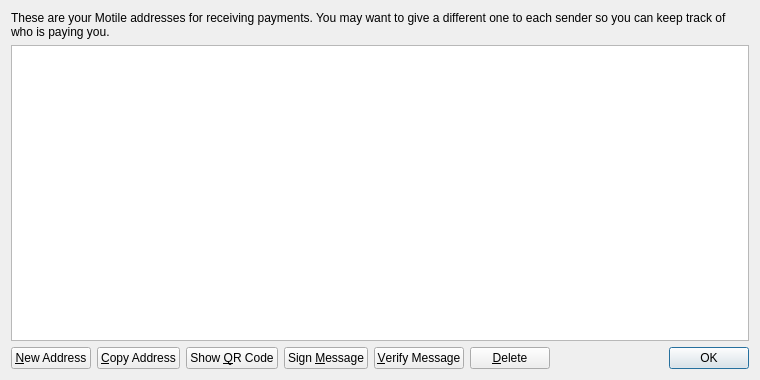
<?xml version="1.0" encoding="UTF-8"?>
<ui version="4.0">
 <class>AddressBookPage</class>
 <widget class="QWidget" name="AddressBookPage">
  <property name="geometry">
   <rect>
    <x>0</x>
    <y>0</y>
    <width>760</width>
    <height>380</height>
   </rect>
  </property>
  <property name="windowTitle">
   <string>Address Book</string>
  </property>
  <layout class="QVBoxLayout" name="verticalLayout">
   <item>
    <widget class="QLabel" name="labelExplanation">
     <property name="text">
      <string>These are your Motile addresses for receiving payments. You may want to give a different one to each sender so you can keep track of who is paying you.</string>
     </property>
     <property name="textFormat">
      <enum>Qt::PlainText</enum>
     </property>
     <property name="wordWrap">
      <bool>true</bool>
     </property>
    </widget>
   </item>
   <item>
    <widget class="QTableView" name="tableView">
     <property name="contextMenuPolicy">
      <enum>Qt::CustomContextMenu</enum>
     </property>
     <property name="toolTip">
      <string>Double-click to edit address or label</string>
     </property>
     <property name="tabKeyNavigation">
      <bool>false</bool>
     </property>
     <property name="selectionMode">
      <enum>QAbstractItemView::SingleSelection</enum>
     </property>
     <property name="selectionBehavior">
      <enum>QAbstractItemView::SelectRows</enum>
     </property>
     <property name="sortingEnabled">
      <bool>true</bool>
     </property>
     <attribute name="verticalHeaderVisible">
      <bool>false</bool>
     </attribute>
    </widget>
   </item>
   <item>
    <layout class="QHBoxLayout" name="horizontalLayout">
     <item>
      <widget class="QPushButton" name="newAddressButton">
       <property name="toolTip">
        <string>Create a new address</string>
       </property>
       <property name="text">
        <string>&amp;New Address</string>
       </property>
      </widget>
     </item>
     <item>
      <widget class="QPushButton" name="copyToClipboard">
       <property name="toolTip">
        <string>Copy the currently selected address to the system clipboard</string>
       </property>
       <property name="text">
        <string>&amp;Copy Address</string>
       </property>
      </widget>
     </item>
     <item>
      <widget class="QPushButton" name="showQRCode">
       <property name="text">
        <string>Show &amp;QR Code</string>
       </property>
      </widget>
     </item>
     <item>
      <widget class="QPushButton" name="signMessage">
       <property name="toolTip">
        <string>Sign a message to prove you own a Motile address</string>
       </property>
       <property name="text">
        <string>Sign &amp;Message</string>
       </property>
      </widget>
     </item>
     <item>
      <widget class="QPushButton" name="verifyMessage">
       <property name="toolTip">
        <string>Verify a message to ensure it was signed with a specified Motile address</string>
       </property>
       <property name="text">
        <string>&amp;Verify Message</string>
       </property>
      </widget>
     </item>
     <item>
      <widget class="QPushButton" name="deleteButton">
       <property name="toolTip">
        <string>Delete the currently selected address from the list</string>
       </property>
       <property name="text">
        <string>&amp;Delete</string>
       </property>
      </widget>
     </item>
     <item>
      <spacer name="horizontalSpacer">
       <property name="orientation">
        <enum>Qt::Horizontal</enum>
       </property>
       <property name="sizeHint" stdset="0">
        <size>
         <width>40</width>
         <height>20</height>
        </size>
       </property>
      </spacer>
     </item>
     <item>
      <widget class="QDialogButtonBox" name="buttonBox">
       <property name="sizePolicy">
        <sizepolicy hsizetype="Maximum" vsizetype="Fixed">
         <horstretch>0</horstretch>
         <verstretch>0</verstretch>
        </sizepolicy>
       </property>
       <property name="standardButtons">
        <set>QDialogButtonBox::Ok</set>
       </property>
      </widget>
     </item>
    </layout>
   </item>
  </layout>
 </widget>
 <resources>
  <include location="../bitcoin.qrc"/>
 </resources>
 <connections/>
</ui>
